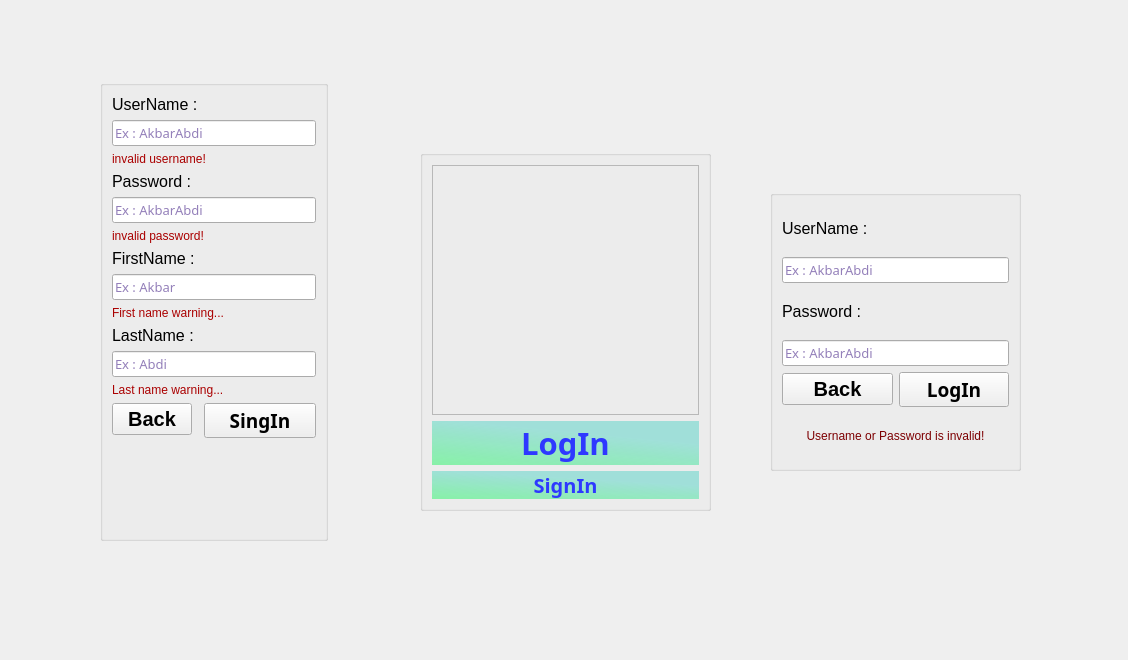
<?xml version="1.0" encoding="UTF-8"?>
<ui version="4.0">
 <class>MainWindow</class>
 <widget class="QMainWindow" name="MainWindow">
  <property name="geometry">
   <rect>
    <x>0</x>
    <y>0</y>
    <width>1128</width>
    <height>660</height>
   </rect>
  </property>
  <property name="sizePolicy">
   <sizepolicy hsizetype="Fixed" vsizetype="Fixed">
    <horstretch>0</horstretch>
    <verstretch>0</verstretch>
   </sizepolicy>
  </property>
  <property name="mouseTracking">
   <bool>false</bool>
  </property>
  <property name="windowTitle">
   <string>MainWindow</string>
  </property>
  <property name="styleSheet">
   <string notr="true">background-image: url(:/Source/@metawalls.jpg);
</string>
  </property>
  <property name="dockNestingEnabled">
   <bool>false</bool>
  </property>
  <widget class="QWidget" name="centralwidget">
   <widget class="QGroupBox" name="main_box">
    <property name="geometry">
     <rect>
      <x>420</x>
      <y>150</y>
      <width>291</width>
      <height>361</height>
     </rect>
    </property>
    <property name="title">
     <string/>
    </property>
    <layout class="QVBoxLayout" name="verticalLayout">
     <item>
      <widget class="QFrame" name="frame">
       <property name="styleSheet">
        <string notr="true">border-image: url(:/Source/chat2.png) 0 0 0 0 stretch stretch;
setAlignment:(Qt::AlignCenter);</string>
       </property>
       <property name="frameShape">
        <enum>QFrame::StyledPanel</enum>
       </property>
       <property name="frameShadow">
        <enum>QFrame::Raised</enum>
       </property>
      </widget>
     </item>
     <item>
      <widget class="QPushButton" name="bottom_log_page">
       <property name="sizePolicy">
        <sizepolicy hsizetype="Minimum" vsizetype="Fixed">
         <horstretch>0</horstretch>
         <verstretch>0</verstretch>
        </sizepolicy>
       </property>
       <property name="palette">
        <palette>
         <active>
          <colorrole role="WindowText">
           <brush brushstyle="SolidPattern">
            <color alpha="255">
             <red>46</red>
             <green>56</green>
             <blue>255</blue>
            </color>
           </brush>
          </colorrole>
          <colorrole role="Button">
           <brush brushstyle="LinearGradientPattern">
            <gradient startx="0.636872000000000" starty="0.301000000000000" endx="0.000000000000000" endy="1.400000000000000" type="LinearGradient" spread="PadSpread" coordinatemode="ObjectBoundingMode">
             <gradientstop position="0.000000000000000">
              <color alpha="100">
               <red>43</red>
               <green>204</green>
               <blue>189</blue>
              </color>
             </gradientstop>
             <gradientstop position="1.000000000000000">
              <color alpha="150">
               <red>48</red>
               <green>255</green>
               <blue>87</blue>
              </color>
             </gradientstop>
            </gradient>
           </brush>
          </colorrole>
          <colorrole role="Text">
           <brush brushstyle="SolidPattern">
            <color alpha="255">
             <red>46</red>
             <green>56</green>
             <blue>255</blue>
            </color>
           </brush>
          </colorrole>
          <colorrole role="ButtonText">
           <brush brushstyle="SolidPattern">
            <color alpha="255">
             <red>46</red>
             <green>56</green>
             <blue>255</blue>
            </color>
           </brush>
          </colorrole>
          <colorrole role="Base">
           <brush brushstyle="LinearGradientPattern">
            <gradient startx="0.636872000000000" starty="0.301000000000000" endx="0.000000000000000" endy="1.400000000000000" type="LinearGradient" spread="PadSpread" coordinatemode="ObjectBoundingMode">
             <gradientstop position="0.000000000000000">
              <color alpha="100">
               <red>43</red>
               <green>204</green>
               <blue>189</blue>
              </color>
             </gradientstop>
             <gradientstop position="1.000000000000000">
              <color alpha="150">
               <red>48</red>
               <green>255</green>
               <blue>87</blue>
              </color>
             </gradientstop>
            </gradient>
           </brush>
          </colorrole>
          <colorrole role="Window">
           <brush brushstyle="LinearGradientPattern">
            <gradient startx="0.636872000000000" starty="0.301000000000000" endx="0.000000000000000" endy="1.400000000000000" type="LinearGradient" spread="PadSpread" coordinatemode="ObjectBoundingMode">
             <gradientstop position="0.000000000000000">
              <color alpha="100">
               <red>43</red>
               <green>204</green>
               <blue>189</blue>
              </color>
             </gradientstop>
             <gradientstop position="1.000000000000000">
              <color alpha="150">
               <red>48</red>
               <green>255</green>
               <blue>87</blue>
              </color>
             </gradientstop>
            </gradient>
           </brush>
          </colorrole>
          <colorrole role="PlaceholderText">
           <brush brushstyle="SolidPattern">
            <color alpha="255">
             <red>46</red>
             <green>56</green>
             <blue>255</blue>
            </color>
           </brush>
          </colorrole>
         </active>
         <inactive>
          <colorrole role="WindowText">
           <brush brushstyle="SolidPattern">
            <color alpha="255">
             <red>46</red>
             <green>56</green>
             <blue>255</blue>
            </color>
           </brush>
          </colorrole>
          <colorrole role="Button">
           <brush brushstyle="LinearGradientPattern">
            <gradient startx="0.636872000000000" starty="0.301000000000000" endx="0.000000000000000" endy="1.400000000000000" type="LinearGradient" spread="PadSpread" coordinatemode="ObjectBoundingMode">
             <gradientstop position="0.000000000000000">
              <color alpha="100">
               <red>43</red>
               <green>204</green>
               <blue>189</blue>
              </color>
             </gradientstop>
             <gradientstop position="1.000000000000000">
              <color alpha="150">
               <red>48</red>
               <green>255</green>
               <blue>87</blue>
              </color>
             </gradientstop>
            </gradient>
           </brush>
          </colorrole>
          <colorrole role="Text">
           <brush brushstyle="SolidPattern">
            <color alpha="255">
             <red>46</red>
             <green>56</green>
             <blue>255</blue>
            </color>
           </brush>
          </colorrole>
          <colorrole role="ButtonText">
           <brush brushstyle="SolidPattern">
            <color alpha="255">
             <red>46</red>
             <green>56</green>
             <blue>255</blue>
            </color>
           </brush>
          </colorrole>
          <colorrole role="Base">
           <brush brushstyle="LinearGradientPattern">
            <gradient startx="0.636872000000000" starty="0.301000000000000" endx="0.000000000000000" endy="1.400000000000000" type="LinearGradient" spread="PadSpread" coordinatemode="ObjectBoundingMode">
             <gradientstop position="0.000000000000000">
              <color alpha="100">
               <red>43</red>
               <green>204</green>
               <blue>189</blue>
              </color>
             </gradientstop>
             <gradientstop position="1.000000000000000">
              <color alpha="150">
               <red>48</red>
               <green>255</green>
               <blue>87</blue>
              </color>
             </gradientstop>
            </gradient>
           </brush>
          </colorrole>
          <colorrole role="Window">
           <brush brushstyle="LinearGradientPattern">
            <gradient startx="0.636872000000000" starty="0.301000000000000" endx="0.000000000000000" endy="1.400000000000000" type="LinearGradient" spread="PadSpread" coordinatemode="ObjectBoundingMode">
             <gradientstop position="0.000000000000000">
              <color alpha="100">
               <red>43</red>
               <green>204</green>
               <blue>189</blue>
              </color>
             </gradientstop>
             <gradientstop position="1.000000000000000">
              <color alpha="150">
               <red>48</red>
               <green>255</green>
               <blue>87</blue>
              </color>
             </gradientstop>
            </gradient>
           </brush>
          </colorrole>
          <colorrole role="PlaceholderText">
           <brush brushstyle="SolidPattern">
            <color alpha="255">
             <red>46</red>
             <green>56</green>
             <blue>255</blue>
            </color>
           </brush>
          </colorrole>
         </inactive>
         <disabled>
          <colorrole role="WindowText">
           <brush brushstyle="SolidPattern">
            <color alpha="255">
             <red>46</red>
             <green>56</green>
             <blue>255</blue>
            </color>
           </brush>
          </colorrole>
          <colorrole role="Button">
           <brush brushstyle="LinearGradientPattern">
            <gradient startx="0.636872000000000" starty="0.301000000000000" endx="0.000000000000000" endy="1.400000000000000" type="LinearGradient" spread="PadSpread" coordinatemode="ObjectBoundingMode">
             <gradientstop position="0.000000000000000">
              <color alpha="100">
               <red>43</red>
               <green>204</green>
               <blue>189</blue>
              </color>
             </gradientstop>
             <gradientstop position="1.000000000000000">
              <color alpha="150">
               <red>48</red>
               <green>255</green>
               <blue>87</blue>
              </color>
             </gradientstop>
            </gradient>
           </brush>
          </colorrole>
          <colorrole role="Text">
           <brush brushstyle="SolidPattern">
            <color alpha="255">
             <red>46</red>
             <green>56</green>
             <blue>255</blue>
            </color>
           </brush>
          </colorrole>
          <colorrole role="ButtonText">
           <brush brushstyle="SolidPattern">
            <color alpha="255">
             <red>46</red>
             <green>56</green>
             <blue>255</blue>
            </color>
           </brush>
          </colorrole>
          <colorrole role="Base">
           <brush brushstyle="LinearGradientPattern">
            <gradient startx="0.636872000000000" starty="0.301000000000000" endx="0.000000000000000" endy="1.400000000000000" type="LinearGradient" spread="PadSpread" coordinatemode="ObjectBoundingMode">
             <gradientstop position="0.000000000000000">
              <color alpha="100">
               <red>43</red>
               <green>204</green>
               <blue>189</blue>
              </color>
             </gradientstop>
             <gradientstop position="1.000000000000000">
              <color alpha="150">
               <red>48</red>
               <green>255</green>
               <blue>87</blue>
              </color>
             </gradientstop>
            </gradient>
           </brush>
          </colorrole>
          <colorrole role="Window">
           <brush brushstyle="LinearGradientPattern">
            <gradient startx="0.636872000000000" starty="0.301000000000000" endx="0.000000000000000" endy="1.400000000000000" type="LinearGradient" spread="PadSpread" coordinatemode="ObjectBoundingMode">
             <gradientstop position="0.000000000000000">
              <color alpha="100">
               <red>43</red>
               <green>204</green>
               <blue>189</blue>
              </color>
             </gradientstop>
             <gradientstop position="1.000000000000000">
              <color alpha="150">
               <red>48</red>
               <green>255</green>
               <blue>87</blue>
              </color>
             </gradientstop>
            </gradient>
           </brush>
          </colorrole>
          <colorrole role="PlaceholderText">
           <brush brushstyle="SolidPattern">
            <color alpha="255">
             <red>46</red>
             <green>56</green>
             <blue>255</blue>
            </color>
           </brush>
          </colorrole>
         </disabled>
        </palette>
       </property>
       <property name="font">
        <font>
         <family>Segoe UI Black</family>
         <pointsize>23</pointsize>
         <italic>false</italic>
         <bold>true</bold>
         <underline>false</underline>
         <stylestrategy>PreferAntialias</stylestrategy>
         <kerning>true</kerning>
        </font>
       </property>
       <property name="mouseTracking">
        <bool>false</bool>
       </property>
       <property name="focusPolicy">
        <enum>Qt::StrongFocus</enum>
       </property>
       <property name="toolTip">
        <string/>
       </property>
       <property name="styleSheet">
        <string notr="true">border-radius: 25px;
color: rgb(46, 56, 255);
background:qlineargradient(spread:pad, x1:0.636872, y1:0.301, x2:0, y2:1.4, stop:0 rgba(43, 204, 189, 100), stop:1 rgba(48, 255, 87, 150));

setAlignment:(Qt::AlignCenter);
</string>
       </property>
       <property name="text">
        <string>LogIn</string>
       </property>
      </widget>
     </item>
     <item>
      <widget class="QPushButton" name="bottom_sign_page">
       <property name="sizePolicy">
        <sizepolicy hsizetype="Minimum" vsizetype="Fixed">
         <horstretch>0</horstretch>
         <verstretch>0</verstretch>
        </sizepolicy>
       </property>
       <property name="palette">
        <palette>
         <active>
          <colorrole role="WindowText">
           <brush brushstyle="SolidPattern">
            <color alpha="255">
             <red>46</red>
             <green>56</green>
             <blue>255</blue>
            </color>
           </brush>
          </colorrole>
          <colorrole role="Button">
           <brush brushstyle="LinearGradientPattern">
            <gradient startx="0.636872000000000" starty="0.301000000000000" endx="0.000000000000000" endy="1.400000000000000" type="LinearGradient" spread="PadSpread" coordinatemode="ObjectBoundingMode">
             <gradientstop position="0.000000000000000">
              <color alpha="100">
               <red>43</red>
               <green>204</green>
               <blue>189</blue>
              </color>
             </gradientstop>
             <gradientstop position="1.000000000000000">
              <color alpha="150">
               <red>48</red>
               <green>255</green>
               <blue>87</blue>
              </color>
             </gradientstop>
            </gradient>
           </brush>
          </colorrole>
          <colorrole role="Text">
           <brush brushstyle="SolidPattern">
            <color alpha="255">
             <red>46</red>
             <green>56</green>
             <blue>255</blue>
            </color>
           </brush>
          </colorrole>
          <colorrole role="ButtonText">
           <brush brushstyle="SolidPattern">
            <color alpha="255">
             <red>46</red>
             <green>56</green>
             <blue>255</blue>
            </color>
           </brush>
          </colorrole>
          <colorrole role="Base">
           <brush brushstyle="LinearGradientPattern">
            <gradient startx="0.636872000000000" starty="0.301000000000000" endx="0.000000000000000" endy="1.400000000000000" type="LinearGradient" spread="PadSpread" coordinatemode="ObjectBoundingMode">
             <gradientstop position="0.000000000000000">
              <color alpha="100">
               <red>43</red>
               <green>204</green>
               <blue>189</blue>
              </color>
             </gradientstop>
             <gradientstop position="1.000000000000000">
              <color alpha="150">
               <red>48</red>
               <green>255</green>
               <blue>87</blue>
              </color>
             </gradientstop>
            </gradient>
           </brush>
          </colorrole>
          <colorrole role="Window">
           <brush brushstyle="LinearGradientPattern">
            <gradient startx="0.636872000000000" starty="0.301000000000000" endx="0.000000000000000" endy="1.400000000000000" type="LinearGradient" spread="PadSpread" coordinatemode="ObjectBoundingMode">
             <gradientstop position="0.000000000000000">
              <color alpha="100">
               <red>43</red>
               <green>204</green>
               <blue>189</blue>
              </color>
             </gradientstop>
             <gradientstop position="1.000000000000000">
              <color alpha="150">
               <red>48</red>
               <green>255</green>
               <blue>87</blue>
              </color>
             </gradientstop>
            </gradient>
           </brush>
          </colorrole>
          <colorrole role="PlaceholderText">
           <brush brushstyle="SolidPattern">
            <color alpha="255">
             <red>46</red>
             <green>56</green>
             <blue>255</blue>
            </color>
           </brush>
          </colorrole>
         </active>
         <inactive>
          <colorrole role="WindowText">
           <brush brushstyle="SolidPattern">
            <color alpha="255">
             <red>46</red>
             <green>56</green>
             <blue>255</blue>
            </color>
           </brush>
          </colorrole>
          <colorrole role="Button">
           <brush brushstyle="LinearGradientPattern">
            <gradient startx="0.636872000000000" starty="0.301000000000000" endx="0.000000000000000" endy="1.400000000000000" type="LinearGradient" spread="PadSpread" coordinatemode="ObjectBoundingMode">
             <gradientstop position="0.000000000000000">
              <color alpha="100">
               <red>43</red>
               <green>204</green>
               <blue>189</blue>
              </color>
             </gradientstop>
             <gradientstop position="1.000000000000000">
              <color alpha="150">
               <red>48</red>
               <green>255</green>
               <blue>87</blue>
              </color>
             </gradientstop>
            </gradient>
           </brush>
          </colorrole>
          <colorrole role="Text">
           <brush brushstyle="SolidPattern">
            <color alpha="255">
             <red>46</red>
             <green>56</green>
             <blue>255</blue>
            </color>
           </brush>
          </colorrole>
          <colorrole role="ButtonText">
           <brush brushstyle="SolidPattern">
            <color alpha="255">
             <red>46</red>
             <green>56</green>
             <blue>255</blue>
            </color>
           </brush>
          </colorrole>
          <colorrole role="Base">
           <brush brushstyle="LinearGradientPattern">
            <gradient startx="0.636872000000000" starty="0.301000000000000" endx="0.000000000000000" endy="1.400000000000000" type="LinearGradient" spread="PadSpread" coordinatemode="ObjectBoundingMode">
             <gradientstop position="0.000000000000000">
              <color alpha="100">
               <red>43</red>
               <green>204</green>
               <blue>189</blue>
              </color>
             </gradientstop>
             <gradientstop position="1.000000000000000">
              <color alpha="150">
               <red>48</red>
               <green>255</green>
               <blue>87</blue>
              </color>
             </gradientstop>
            </gradient>
           </brush>
          </colorrole>
          <colorrole role="Window">
           <brush brushstyle="LinearGradientPattern">
            <gradient startx="0.636872000000000" starty="0.301000000000000" endx="0.000000000000000" endy="1.400000000000000" type="LinearGradient" spread="PadSpread" coordinatemode="ObjectBoundingMode">
             <gradientstop position="0.000000000000000">
              <color alpha="100">
               <red>43</red>
               <green>204</green>
               <blue>189</blue>
              </color>
             </gradientstop>
             <gradientstop position="1.000000000000000">
              <color alpha="150">
               <red>48</red>
               <green>255</green>
               <blue>87</blue>
              </color>
             </gradientstop>
            </gradient>
           </brush>
          </colorrole>
          <colorrole role="PlaceholderText">
           <brush brushstyle="SolidPattern">
            <color alpha="255">
             <red>46</red>
             <green>56</green>
             <blue>255</blue>
            </color>
           </brush>
          </colorrole>
         </inactive>
         <disabled>
          <colorrole role="WindowText">
           <brush brushstyle="SolidPattern">
            <color alpha="255">
             <red>46</red>
             <green>56</green>
             <blue>255</blue>
            </color>
           </brush>
          </colorrole>
          <colorrole role="Button">
           <brush brushstyle="LinearGradientPattern">
            <gradient startx="0.636872000000000" starty="0.301000000000000" endx="0.000000000000000" endy="1.400000000000000" type="LinearGradient" spread="PadSpread" coordinatemode="ObjectBoundingMode">
             <gradientstop position="0.000000000000000">
              <color alpha="100">
               <red>43</red>
               <green>204</green>
               <blue>189</blue>
              </color>
             </gradientstop>
             <gradientstop position="1.000000000000000">
              <color alpha="150">
               <red>48</red>
               <green>255</green>
               <blue>87</blue>
              </color>
             </gradientstop>
            </gradient>
           </brush>
          </colorrole>
          <colorrole role="Text">
           <brush brushstyle="SolidPattern">
            <color alpha="255">
             <red>46</red>
             <green>56</green>
             <blue>255</blue>
            </color>
           </brush>
          </colorrole>
          <colorrole role="ButtonText">
           <brush brushstyle="SolidPattern">
            <color alpha="255">
             <red>46</red>
             <green>56</green>
             <blue>255</blue>
            </color>
           </brush>
          </colorrole>
          <colorrole role="Base">
           <brush brushstyle="LinearGradientPattern">
            <gradient startx="0.636872000000000" starty="0.301000000000000" endx="0.000000000000000" endy="1.400000000000000" type="LinearGradient" spread="PadSpread" coordinatemode="ObjectBoundingMode">
             <gradientstop position="0.000000000000000">
              <color alpha="100">
               <red>43</red>
               <green>204</green>
               <blue>189</blue>
              </color>
             </gradientstop>
             <gradientstop position="1.000000000000000">
              <color alpha="150">
               <red>48</red>
               <green>255</green>
               <blue>87</blue>
              </color>
             </gradientstop>
            </gradient>
           </brush>
          </colorrole>
          <colorrole role="Window">
           <brush brushstyle="LinearGradientPattern">
            <gradient startx="0.636872000000000" starty="0.301000000000000" endx="0.000000000000000" endy="1.400000000000000" type="LinearGradient" spread="PadSpread" coordinatemode="ObjectBoundingMode">
             <gradientstop position="0.000000000000000">
              <color alpha="100">
               <red>43</red>
               <green>204</green>
               <blue>189</blue>
              </color>
             </gradientstop>
             <gradientstop position="1.000000000000000">
              <color alpha="150">
               <red>48</red>
               <green>255</green>
               <blue>87</blue>
              </color>
             </gradientstop>
            </gradient>
           </brush>
          </colorrole>
          <colorrole role="PlaceholderText">
           <brush brushstyle="SolidPattern">
            <color alpha="255">
             <red>46</red>
             <green>56</green>
             <blue>255</blue>
            </color>
           </brush>
          </colorrole>
         </disabled>
        </palette>
       </property>
       <property name="font">
        <font>
         <family>Segoe UI Black</family>
         <pointsize>15</pointsize>
         <italic>false</italic>
         <bold>true</bold>
         <underline>false</underline>
         <stylestrategy>PreferAntialias</stylestrategy>
         <kerning>true</kerning>
        </font>
       </property>
       <property name="mouseTracking">
        <bool>false</bool>
       </property>
       <property name="focusPolicy">
        <enum>Qt::StrongFocus</enum>
       </property>
       <property name="toolTip">
        <string/>
       </property>
       <property name="styleSheet">
        <string notr="true">border-radius: 15px;
color: rgb(46, 56, 255);
background:qlineargradient(spread:pad, x1:0.636872, y1:0.301, x2:0, y2:1.4, stop:0 rgba(43, 204, 189, 100), stop:1 rgba(48, 255, 87, 150));

setAlignment:(Qt::AlignCenter);
</string>
       </property>
       <property name="text">
        <string>SignIn</string>
       </property>
      </widget>
     </item>
    </layout>
   </widget>
   <widget class="QGroupBox" name="Login_Box">
    <property name="geometry">
     <rect>
      <x>770</x>
      <y>190</y>
      <width>251</width>
      <height>281</height>
     </rect>
    </property>
    <property name="styleSheet">
     <string notr="true">border-color: rgb(255, 255, 255);</string>
    </property>
    <property name="title">
     <string/>
    </property>
    <layout class="QGridLayout" name="gridLayout">
     <item row="4" column="1">
      <widget class="QPushButton" name="bottom_log">
       <property name="font">
        <font>
         <family>Segoe MDL2 Assets</family>
         <pointsize>14</pointsize>
         <bold>true</bold>
        </font>
       </property>
       <property name="text">
        <string>LogIn</string>
       </property>
      </widget>
     </item>
     <item row="1" column="0" colspan="2">
      <widget class="QLineEdit" name="input_username_log">
       <property name="font">
        <font>
         <family>Segoe UI Variable Text Semiligh</family>
         <pointsize>10</pointsize>
        </font>
       </property>
       <property name="styleSheet">
        <string notr="true">color: rgb(39, 0, 116);
</string>
       </property>
       <property name="placeholderText">
        <string>Ex : AkbarAbdi</string>
       </property>
      </widget>
     </item>
     <item row="5" column="0" colspan="2">
      <widget class="QLabel" name="log_error">
       <property name="font">
        <font>
         <pointsize>9</pointsize>
        </font>
       </property>
       <property name="styleSheet">
        <string notr="true">color: rgb(125, 0, 2);</string>
       </property>
       <property name="text">
        <string>Username or Password is invalid!</string>
       </property>
       <property name="alignment">
        <set>Qt::AlignCenter</set>
       </property>
      </widget>
     </item>
     <item row="3" column="0" colspan="2">
      <widget class="QLineEdit" name="input_password_log">
       <property name="font">
        <font>
         <family>Segoe UI Variable Text Semiligh</family>
         <pointsize>10</pointsize>
        </font>
       </property>
       <property name="styleSheet">
        <string notr="true">color: rgb(39, 0, 116);</string>
       </property>
       <property name="text">
        <string/>
       </property>
       <property name="placeholderText">
        <string>Ex : AkbarAbdi</string>
       </property>
      </widget>
     </item>
     <item row="2" column="0">
      <widget class="QLabel" name="Label_password_log">
       <property name="font">
        <font>
         <pointsize>12</pointsize>
        </font>
       </property>
       <property name="text">
        <string>Password :</string>
       </property>
      </widget>
     </item>
     <item row="4" column="0">
      <widget class="QPushButton" name="Button_back_log">
       <property name="font">
        <font>
         <pointsize>15</pointsize>
         <bold>true</bold>
        </font>
       </property>
       <property name="text">
        <string>Back</string>
       </property>
      </widget>
     </item>
     <item row="0" column="0">
      <widget class="QLabel" name="Label_username_log">
       <property name="font">
        <font>
         <pointsize>12</pointsize>
        </font>
       </property>
       <property name="text">
        <string>UserName :</string>
       </property>
       <property name="alignment">
        <set>Qt::AlignLeading|Qt::AlignLeft|Qt::AlignVCenter</set>
       </property>
      </widget>
     </item>
    </layout>
   </widget>
   <widget class="QGroupBox" name="Signin_Box">
    <property name="geometry">
     <rect>
      <x>100</x>
      <y>80</y>
      <width>228</width>
      <height>461</height>
     </rect>
    </property>
    <property name="title">
     <string/>
    </property>
    <property name="alignment">
     <set>Qt::AlignCenter</set>
    </property>
    <layout class="QFormLayout" name="formLayout">
     <item row="1" column="0" colspan="2">
      <widget class="QLineEdit" name="input_username_sign">
       <property name="font">
        <font>
         <family>Segoe UI Variable Text Semiligh</family>
         <pointsize>10</pointsize>
        </font>
       </property>
       <property name="styleSheet">
        <string notr="true">color: rgb(39, 0, 116);
</string>
       </property>
       <property name="placeholderText">
        <string>Ex : AkbarAbdi</string>
       </property>
      </widget>
     </item>
     <item row="2" column="0" colspan="2">
      <widget class="QLabel" name="warning_username">
       <property name="styleSheet">
        <string notr="true">color: rgb(170, 0, 0);</string>
       </property>
       <property name="text">
        <string>invalid username!</string>
       </property>
      </widget>
     </item>
     <item row="3" column="0">
      <widget class="QLabel" name="Label_password__sign">
       <property name="font">
        <font>
         <pointsize>12</pointsize>
        </font>
       </property>
       <property name="text">
        <string>Password :</string>
       </property>
      </widget>
     </item>
     <item row="4" column="0" colspan="2">
      <widget class="QLineEdit" name="input_password_sign">
       <property name="font">
        <font>
         <family>Segoe UI Variable Text Semiligh</family>
         <pointsize>10</pointsize>
        </font>
       </property>
       <property name="styleSheet">
        <string notr="true">color: rgb(39, 0, 116);</string>
       </property>
       <property name="text">
        <string/>
       </property>
       <property name="placeholderText">
        <string>Ex : AkbarAbdi</string>
       </property>
      </widget>
     </item>
     <item row="5" column="0" colspan="2">
      <widget class="QLabel" name="warning_password">
       <property name="styleSheet">
        <string notr="true">color: rgb(170, 0, 0);</string>
       </property>
       <property name="text">
        <string>invalid password!</string>
       </property>
      </widget>
     </item>
     <item row="6" column="0">
      <widget class="QLabel" name="Label_Fname">
       <property name="font">
        <font>
         <pointsize>12</pointsize>
        </font>
       </property>
       <property name="text">
        <string>FirstName :</string>
       </property>
      </widget>
     </item>
     <item row="7" column="0" colspan="2">
      <widget class="QLineEdit" name="input_firstname">
       <property name="font">
        <font>
         <family>Segoe UI Variable Text Semiligh</family>
         <pointsize>10</pointsize>
        </font>
       </property>
       <property name="styleSheet">
        <string notr="true">color: rgb(39, 0, 116);</string>
       </property>
       <property name="text">
        <string/>
       </property>
       <property name="placeholderText">
        <string>Ex : Akbar</string>
       </property>
      </widget>
     </item>
     <item row="8" column="0" colspan="2">
      <widget class="QLabel" name="warning_firstname">
       <property name="styleSheet">
        <string notr="true">color: rgb(170, 0, 0);</string>
       </property>
       <property name="text">
        <string>First name warning...</string>
       </property>
      </widget>
     </item>
     <item row="9" column="0">
      <widget class="QLabel" name="Label_lastname">
       <property name="font">
        <font>
         <pointsize>12</pointsize>
        </font>
       </property>
       <property name="text">
        <string>LastName :</string>
       </property>
      </widget>
     </item>
     <item row="10" column="0" colspan="2">
      <widget class="QLineEdit" name="input_lastname">
       <property name="font">
        <font>
         <family>Segoe UI Variable Text Semiligh</family>
         <pointsize>10</pointsize>
        </font>
       </property>
       <property name="styleSheet">
        <string notr="true">color: rgb(39, 0, 116);</string>
       </property>
       <property name="text">
        <string/>
       </property>
       <property name="placeholderText">
        <string>Ex : Abdi</string>
       </property>
      </widget>
     </item>
     <item row="11" column="0" colspan="2">
      <widget class="QLabel" name="warning_lastname">
       <property name="styleSheet">
        <string notr="true">color: rgb(170, 0, 0);</string>
       </property>
       <property name="text">
        <string>Last name warning...</string>
       </property>
      </widget>
     </item>
     <item row="12" column="0">
      <widget class="QPushButton" name="Button_back_sign">
       <property name="font">
        <font>
         <pointsize>15</pointsize>
         <bold>true</bold>
        </font>
       </property>
       <property name="text">
        <string>Back</string>
       </property>
      </widget>
     </item>
     <item row="12" column="1">
      <widget class="QPushButton" name="bottom_sign">
       <property name="font">
        <font>
         <family>Segoe MDL2 Assets</family>
         <pointsize>14</pointsize>
         <bold>true</bold>
        </font>
       </property>
       <property name="text">
        <string>SingIn</string>
       </property>
      </widget>
     </item>
     <item row="0" column="0">
      <widget class="QLabel" name="Label_username_sign">
       <property name="font">
        <font>
         <pointsize>12</pointsize>
        </font>
       </property>
       <property name="text">
        <string>UserName :</string>
       </property>
       <property name="alignment">
        <set>Qt::AlignLeading|Qt::AlignLeft|Qt::AlignVCenter</set>
       </property>
      </widget>
     </item>
    </layout>
   </widget>
  </widget>
  <action name="actionExit">
   <property name="text">
    <string>Exit</string>
   </property>
  </action>
 </widget>
 <resources/>
 <connections/>
</ui>
